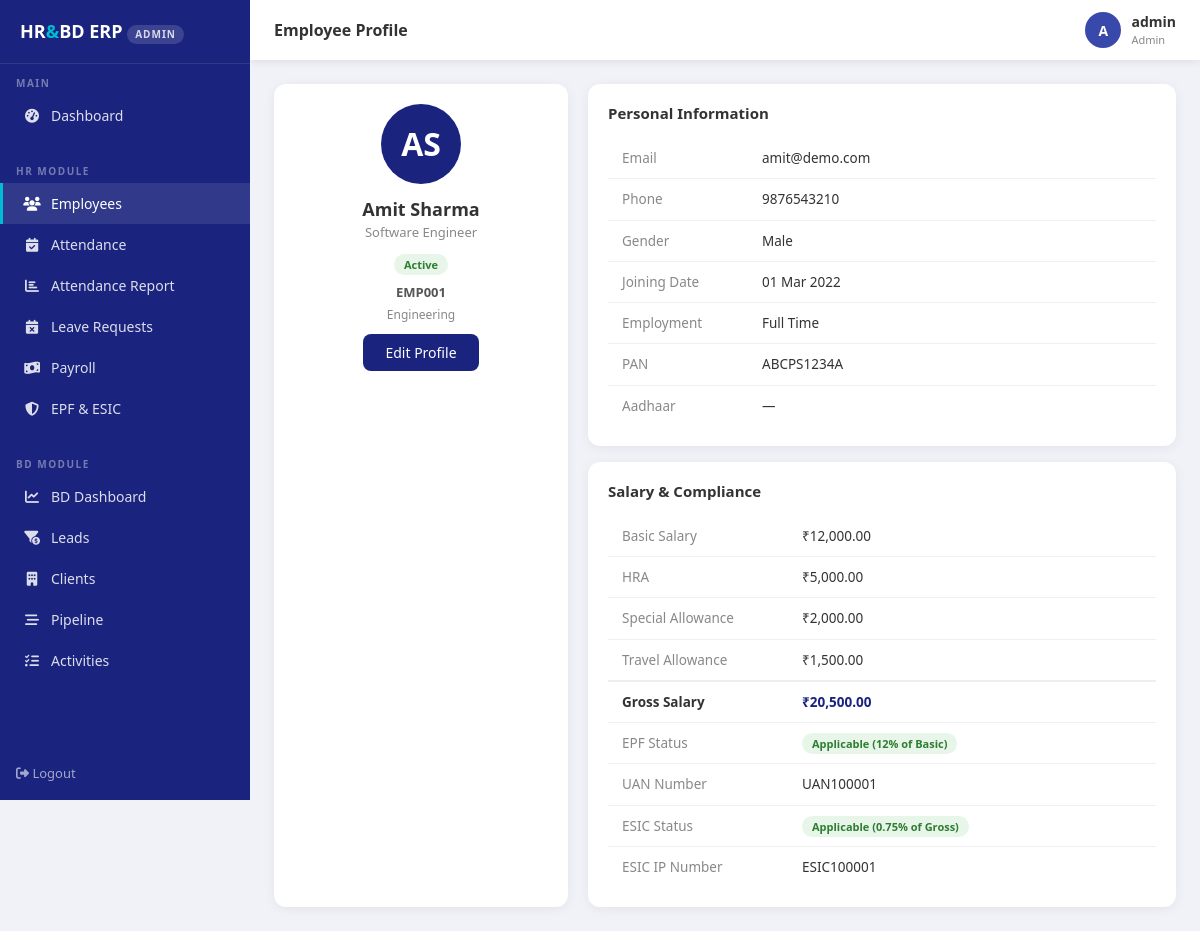
/employees/1 (signed in), run on the app's committed database.
### app/models/models.py (models this page shows, shortened)
class User(UserMixin, db.Model):
    __tablename__ = 'users'
    id            = db.Column(db.Integer, primary_key=True)
    username      = db.Column(db.String(80),  unique=True, nullable=False)
    email         = db.Column(db.String(120), unique=True, nullable=False)
    password_hash = db.Column(db.String(256))
    role          = db.Column(db.String(20),  default='employee')
    employee_id   = db.Column(db.Integer, db.ForeignKey('employees.id'), nullable=True)
    is_active     = db.Column(db.Boolean, default=True)
    created_at    = db.Column(db.DateTime, default=datetime.utcnow)

class Employee(db.Model):
    __tablename__ = 'employees'
    id              = db.Column(db.Integer, primary_key=True)
    employee_code   = db.Column(db.String(20),  unique=True, nullable=False)
    first_name      = db.Column(db.String(50),  nullable=False)
    last_name       = db.Column(db.String(50),  nullable=False)
    email           = db.Column(db.String(120), unique=True, nullable=False)
    phone           = db.Column(db.String(15))
    date_of_birth   = db.Column(db.Date)
    gender          = db.Column(db.String(10))
    address         = db.Column(db.Text)
    department_id   = db.Column(db.Integer, db.ForeignKey('departments.id'))
    designation_id  = db.Column(db.Integer, db.ForeignKey('designations.id'))
    joining_date    = db.Column(db.Date, nullable=False)
    employment_type = db.Column(db.String(20), default='full_time')
    status          = db.Column(db.String(20), default='active')
    basic_salary       = db.Column(db.Float, default=0.0)
    hra                = db.Column(db.Float, default=0.0)
    special_allowance  = db.Column(db.Float, default=0.0)
    travel_allowance   = db.Column(db.Float, default=0.0)
    uan_number      = db.Column(db.String(20))   # EPF Universal Account Number
    esic_ip_number  = db.Column(db.String(20))   # ESIC Insured Person Number
    epf_applicable  = db.Column(db.Boolean, default=True)
    esic_applicable = db.Column(db.Boolean, default=True)
    pan_number      = db.Column(db.String(10))
    aadhaar_number  = db.Column(db.String(12))
    created_at      = db.Column(db.DateTime, default=datetime.utcnow)
    leave_requests    = db.relationship('LeaveRequest', backref='employee', lazy=True)
    attendance_records= db.relationship('Attendance',   backref='employee', lazy=True)
    payroll_records   = db.relationship('Payroll',      backref='employee', lazy=True)
    @property
    def full_name(self):
        return f'{self.first_name} {self.last_name}'
    @property
    def gross_salary(self):
        return (self.basic_salary + self.hra +
                self.special_allowance + self.travel_allowance)

class Designation(db.Model):
    __tablename__ = 'designations'
    id          = db.Column(db.Integer, primary_key=True)
    name        = db.Column(db.String(100), nullable=False)
    description = db.Column(db.Text)
    employees   = db.relationship('Employee', backref='designation', lazy=True)

class Department(db.Model):
    __tablename__ = 'departments'
    id          = db.Column(db.Integer, primary_key=True)
    name        = db.Column(db.String(100), nullable=False)
    description = db.Column(db.Text)
    created_at  = db.Column(db.DateTime, default=datetime.utcnow)
    employees   = db.relationship('Employee', backref='department', lazy=True)

### app/routes/employees.py (the view)
@employees_bp.route('/employees/<int:id>')
@login_required
@hr_only
def view(id):
    return render_template('employees/view.html',
                           emp=_svc.get_employee(id))

### app/repositories/employee_repository.py (called while the page is built)
    def get_by_id(self, employee_id):
        return Employee.query.get_or_404(employee_id)

### app/services/employee_service.py (called while the page is built)
    def get_employee(self, employee_id):
        return self.employee_repo.get_by_id(employee_id)

### app/utils/rbac.py (called while the page is built)
def roles_required(*roles):
    def decorator(f):
        @wraps(f)
        def decorated_function(*args, **kwargs):
            if current_user.role not in roles:
                return render_template('errors/403.html'), 403
            return f(*args, **kwargs)
        return decorated_function
    return decorator

### app/templates/employees/view.html (shortened to what this page needs)
{% extends "base.html" %}
{% block page_title %}Employee Profile{% endblock %}
{% block content %}
<div style="display:grid;grid-template-columns:1fr 2fr;gap:20px;">
  <div class="table-card" style="text-align:center;">
    <div style="width:80px;height:80px;background:#1a237e;border-radius:50%;display:flex;align-items:center;justify-content:center;color:white;font-size:32px;font-weight:700;margin:0 auto 12px;">
      {{ emp.first_name[0] }}{{ emp.last_name[0] }}
    </div>
    <div style="font-size:18px;font-weight:700;">{{ emp.full_name }}</div>
    <div style="color:#888;font-size:13px;">{{ emp.designation.name if emp.designation else '—' }}</div>
    <div style="margin:8px 0;"><span class="badge-status badge-{{ emp.status }}">{{ emp.status.title() }}</span></div>
    <div style="font-size:13px;color:#555;margin-top:8px;"><b>{{ emp.employee_code }}</b></div>
    <div style="font-size:12px;color:#888;margin-top:4px;">{{ emp.department.name if emp.department else '—' }}</div>
    <div style="margin-top:16px;">
      <a href="{{ url_for('employees.edit', id=emp.id) }}" class="btn-primary-custom" style="text-decoration:none;">Edit Profile</a>
    </div>
  </div>
  <div>
    <div class="table-card" style="margin-bottom:16px;">
      <h5>Personal Information</h5>
      <table>
        <tr><td style="color:#888;width:140px;">Email</td><td>{{ emp.email }}</td></tr>
        <tr><td style="color:#888;">Phone</td><td>{{ emp.phone or '—' }}</td></tr>
        <tr><td style="color:#888;">Gender</td><td>{{ emp.gender or '—' }}</td></tr>
        <tr><td style="color:#888;">Joining Date</td><td>{{ emp.joining_date.strftime('%d %b %Y') }}</td></tr>
        <tr><td style="color:#888;">Employment</td><td>{{ emp.employment_type.replace('_',' ').title() }}</td></tr>
        <tr><td style="color:#888;">PAN</td><td>{{ emp.pan_number or '—' }}</td></tr>
        <tr><td style="color:#888;">Aadhaar</td><td>{{ 'XXXX-XXXX-' + emp.aadhaar_number[-4:] if emp.aadhaar_number else '—' }}</td></tr>
      </table>
    </div>
    <div class="table-card">
      <h5>Salary & Compliance</h5>
      <table>
        <tr><td style="color:#888;width:180px;">Basic Salary</td><td>₹{{ '{:,.2f}'.format(emp.basic_salary) }}</td></tr>
        <tr><td style="color:#888;">HRA</td><td>₹{{ '{:,.2f}'.format(emp.hra) }}</td></tr>
        <tr><td style="color:#888;">Special Allowance</td><td>₹{{ '{:,.2f}'.format(emp.special_allowance) }}</td></tr>
        <tr><td style="color:#888;">Travel Allowance</td><td>₹{{ '{:,.2f}'.format(emp.travel_allowance) }}</td></tr>
        <tr style="border-top:2px solid #eee;">
          <td style="color:#333;font-weight:700;">Gross Salary</td>
          <td style="font-weight:700;color:#1a237e;">₹{{ '{:,.2f}'.format(emp.gross_salary) }}</td>
        </tr>
        <tr><td style="color:#888;">EPF Status</td>
          <td>
            {% if emp.epf_applicable %}<span class="badge-status badge-approved">Applicable (12% of Basic)</span>
            {% else %}<span class="badge-status badge-inactive">Not Applicable</span>{% endif %}
          </td>
        </tr>
        <tr><td style="color:#888;">UAN Number</td><td>{{ emp.uan_number or '—' }}</td></tr>
        <tr><td style="color:#888;">ESIC Status</td>
          <td>
            {% if emp.esic_applicable %}<span class="badge-status badge-approved">Applicable (0.75% of Gross)</span>
            {% else %}<span class="badge-status badge-inactive">Not Applicable</span>{% endif %}
          </td>
        </tr>
        <tr><td style="color:#888;">ESIC IP Number</td><td>{{ emp.esic_ip_number or '—' }}</td></tr>
      </table>
    </div>
  </div>
</div>
{% endblock %}

### app/templates/base.html (shortened to what this page needs)
<!DOCTYPE html>
<html lang="en">
<head>
  <link rel="stylesheet" href="https://cdnjs.cloudflare.com/ajax/libs/font-awesome/6.4.0/css/all.min.css">
  <link rel="stylesheet" href="https://cdnjs.cloudflare.com/ajax/libs/bootstrap/5.3.0/css/bootstrap.min.css">
</head>
<body>
<nav class="sidebar">
  <div class="sidebar-brand">
    HR<span>&</span>BD ERP
    <div class="role-badge">{{ current_user.role.replace('_',' ') }}</div>
  </div>
  <div class="sidebar-section">Main</div>
  <ul class="sidebar-menu">
    <li><a href="{{ url_for('dashboard.index') }}"
           class="{{ 'active' if request.endpoint == 'dashboard.index' }}">
      <i class="fas fa-tachometer-alt"></i> Dashboard
    </a></li>
  </ul>
  {% if current_user.role in ('admin', 'hr_manager') %}
  <div class="sidebar-section">HR Module</div>
  <ul class="sidebar-menu">
    <li><a href="{{ url_for('employees.index') }}"
           class="{{ 'active' if 'employees' in request.endpoint }}">
      <i class="fas fa-users"></i> Employees
    </a></li>
    <li><a href="{{ url_for('attendance.index') }}"
           class="{{ 'active' if request.endpoint == 'attendance.index' }}">
      <i class="fas fa-calendar-check"></i> Attendance
    </a></li>
    <li><a href="{{ url_for('attendance.report') }}"
           class="{{ 'active' if request.endpoint == 'attendance.report' }}">
      <i class="fas fa-chart-bar"></i> Attendance Report
    </a></li>
    <li><a href="{{ url_for('leave.index') }}"
           class="{{ 'active' if request.endpoint == 'leave.index' }}">
      <i class="fas fa-calendar-times"></i> Leave Requests
    </a></li>
    <li><a href="{{ url_for('payroll.index') }}"
           class="{{ 'active' if request.endpoint == 'payroll.index' }}">
      <i class="fas fa-money-bill-wave"></i> Payroll
    </a></li>
    <li><a href="{{ url_for('compliance.index') }}"
           class="{{ 'active' if 'compliance' in request.endpoint }}">
      <i class="fas fa-shield-alt"></i> EPF & ESIC
    </a></li>
  </ul>
  {% endif %}
  {% if current_user.role in ('admin', 'bd_manager', 'bd_executive') %}
  <div class="sidebar-section">BD Module</div>
  <ul class="sidebar-menu">
    <li><a href="{{ url_for('bd.index') }}"
           class="{{ 'active' if request.endpoint == 'bd.index' }}">
      <i class="fas fa-chart-line"></i> BD Dashboard
    </a></li>
    <li><a href="{{ url_for('bd.leads') }}"
           class="{{ 'active' if request.endpoint in ['bd.leads','bd.add_lead'] }}">
      <i class="fas fa-funnel-dollar"></i> Leads
    </a></li>
    <li><a href="{{ url_for('bd.clients') }}"
           class="{{ 'active' if request.endpoint in ['bd.clients','bd.add_client'] }}">
      <i class="fas fa-building"></i> Clients
    </a></li>
    <li><a href="{{ url_for('bd.pipeline') }}"
           class="{{ 'active' if 'pipeline' in request.endpoint or 'opportunity' in request.endpoint }}">
      <i class="fas fa-stream"></i> Pipeline
    </a></li>
    <li><a href="{{ url_for('bd.activities') }}"
           class="{{ 'active' if 'activit' in request.endpoint }}">
      <i class="fas fa-tasks"></i> Activities
    </a></li>
  </ul>
  {% endif %}
  <div style="margin-top:auto;padding:16px;">
    <a href="{{ url_for('auth.logout') }}"
       style="color:rgba(255,255,255,0.6);font-size:13px;text-decoration:none;">
      <i class="fas fa-sign-out-alt"></i> Logout
    </a>
  </div>
</nav>
<div class="topbar">
  <div class="topbar-title">{% block page_title %}Dashboard{% endblock %}</div>
  <div class="topbar-user">
    <div class="avatar">{{ current_user.username[0].upper() }}</div>
    <div>
      <div style="font-weight:600;font-size:14px;">{{ current_user.username }}</div>
      <div style="font-size:11px;color:#888;">
        {{ current_user.role.replace('_',' ').title() }}
      </div>
    </div>
  </div>
</div>
<div class="main-content">
  {% block content %}{% endblock %}
</div>
</body>
</html>

### app/templates/base.html (style rules this page uses)
:root { --primary: #1a237e; --primary-light: #3949ab; --accent: #00bcd4; --sidebar-width: 250px; --topbar-h: 60px; --body-bg: #f0f2f8; }
* { box-sizing: border-box; margin: 0; padding: 0; }
body { font-family: 'Segoe UI', sans-serif; background: var(--body-bg); color: #333; }
.sidebar { position: fixed; top: 0; left: 0; width: var(--sidebar-width); height: 100vh; background: var(--primary); display: flex; flex-direction: column; z-index: 1000; overflow-y: auto; }
.sidebar-brand { padding: 18px 20px; border-bottom: 1px solid rgba(255,255,255,0.1); color: white; font-size: 18px; font-weight: 700; }
.sidebar-brand span { color: var(--accent); }
.role-badge { font-size: 10px; background: rgba(255,255,255,0.15); color: rgba(255,255,255,0.8); padding: 2px 8px; border-radius: 10px; margin-top: 4px; display: inline-block; text-transform: uppercase; letter-spacing: 1px; }
.sidebar-section { padding: 12px 16px 4px; font-size: 10px; text-transform: uppercase; letter-spacing: 1.5px; color: rgba(255,255,255,0.4); font-weight: 600; }
.sidebar-menu { list-style: none; padding: 0; }
.sidebar-menu li a { display: flex; align-items: center; gap: 10px; padding: 10px 20px; color: rgba(255,255,255,0.85); text-decoration: none; font-size: 14px; transition: all 0.2s; border-left: 3px solid transparent; }
.sidebar-menu li a:hover, .sidebar-menu li a.active { background: rgba(255,255,255,0.1); color: white; border-left-color: var(--accent); }
.sidebar-menu li a i { width: 18px; text-align: center; }
.topbar { position: fixed; top: 0; left: var(--sidebar-width); right: 0; height: var(--topbar-h); background: white; display: flex; align-items: center; justify-content: space-between; padding: 0 24px; box-shadow: 0 2px 8px rgba(0,0,0,0.08); z-index: 999; }
.topbar-title { font-size: 16px; font-weight: 600; color: #333; }
.topbar-user { display: flex; align-items: center; gap: 10px; font-size: 14px; }
.topbar-user .avatar { width: 36px; height: 36px; background: var(--primary-light); border-radius: 50%; display: flex; align-items: center; justify-content: center; color: white; font-weight: 600; }
.main-content { margin-left: var(--sidebar-width); margin-top: var(--topbar-h); padding: 24px; min-height: calc(100vh - var(--topbar-h)); }
.table-card { background: white; border-radius: 12px; padding: 20px; box-shadow: 0 2px 12px rgba(0,0,0,0.06); }
.table-card h5 { font-size: 15px; font-weight: 600; margin-bottom: 16px; color: #333; }
table { width: 100%; border-collapse: collapse; }
table td { padding: 10px 14px; font-size: 13.5px; border-bottom: 1px solid #f0f0f0; }
table tbody tr:last-child td { border-bottom: none; }
.badge-status { padding: 3px 10px; border-radius: 20px; font-size: 11px; font-weight: 600; }
.badge-approved { background: #e8f5e9; color: #2e7d32; }
.badge-active { background: #e8f5e9; color: #2e7d32; }
.btn-primary-custom { background: var(--primary); color: white; border: none; padding: 9px 22px; border-radius: 8px; font-size: 14px; cursor: pointer; font-weight: 500; transition: background 0.2s; }

### data on the page
User: role.replace "ADMIN", username "A", username "admin", role.replace "Admin"
Employee: first_name "A", last_name "S", full_name "Amit Sharma", status "Active", employee_code "EMP001", email "amit@demo.com", phone "9876543210", gender "Male", joining_date "01 Mar 2022", employment_type.replace "Full Time", pan_number "ABCPS1234A", aadhaar_number "—", basic_salary "12,000.00", hra "5,000.00", special_allowance "2,000.00", travel_allowance "1,500.00", gross_salary "20,500.00", uan_number "UAN100001", esic_ip_number "ESIC100001"
Designation: designation "Software Engineer"
Department: department "Engineering"
